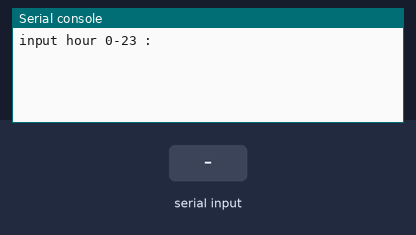
Recording of a program running on a simulated Raspberry Pi Pico running MicroPython. Parts: the last lines printed to the serial console. Inputs (shaded band) come from the test bench. The clock reads 2024-03-15 10:24:30 at power-on unless the program sets it.

Above: at 1.2 s.
1.3 s: "90" typed at the serial console, then Enter
At 2.2 s:
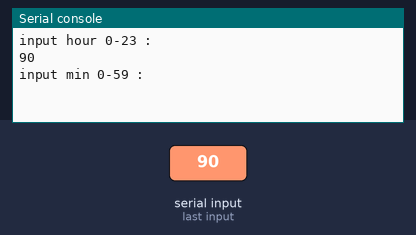
2.8 s: "0" typed at the serial console, then Enter
At 3.4 s:
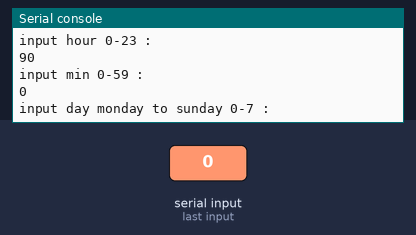
4.3 s: "5" typed at the serial console, then Enter
At 5.5 s:
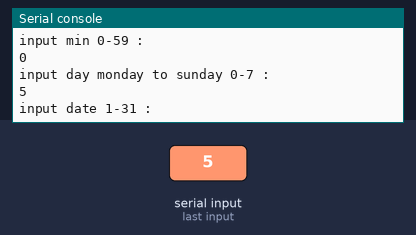
5.8 s: "200" typed at the serial console, then Enter
At 6.9 s:
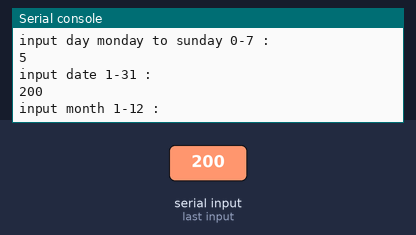
7.3 s: "1" typed at the serial console, then Enter
At 8.0 s:
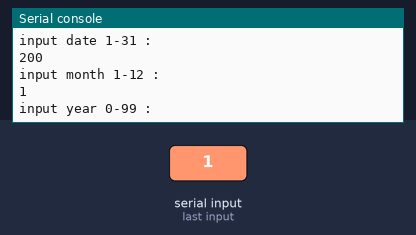
8.8 s: "0" typed at the serial console, then Enter
At 9.2 s:
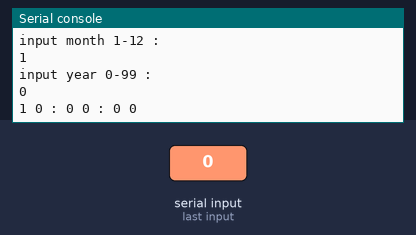
Timing chart, 0 to 11.8 s (numbered marks = the images above; inputs shaded):
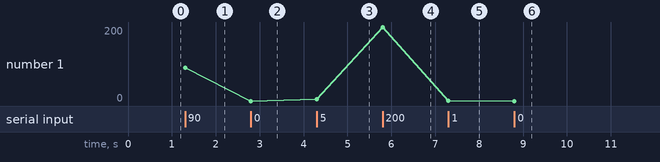

Measured:
- after the input at 1.3 s, the serial console: prints a new line at once (image 1)
- after the input at 2.8 s, the serial console: prints a new line at once (image 2)
- after the input at 4.3 s, the serial console: prints a new line at once (image 3)
- after the input at 5.8 s, the serial console: prints a new line at once (image 4)
- after the input at 7.3 s, the serial console: prints a new line at once (image 5)
- after the input at 8.8 s, the serial console: prints a new line at once (image 6)
- plotted number 1: 0 → 5 after the input at 4.3 s, 5 → 200 after the input at 5.8 s

The program:

DS3231_clock.py
```python
from machine import Pin, I2C
import utime,uarray

DS3231_address = 0x68
OLEDaddress=  0x3C
command=  0x00
data_cmd=  0x40
Cstart=0
Cend=0
Pstart=0
Pend=0


def read_time():
    buf = bytearray([0x00])
    i2c.writeto(DS3231_address,buf,False)
    time=i2c.readfrom(DS3231_address,3,True)
    BCD = time[0]
    sec1= chr(((BCD & 0xf0) >> 4 ) | 0x30)
    sec0= chr((BCD & 0x0f)  | 0x30)
    BCD = time[1]
    min1= chr(((BCD & 0xf0) >> 4 ) | 0x30)
    min0= chr((BCD & 0x0f)  | 0x30)
    BCD = time[2]
    hour1= chr(((BCD & 0xf0) >> 4 ) | 0x30)
    hour0= chr((BCD & 0x0f)  | 0x30)
    print(hour1,hour0,':',min1,min0,':',sec1,sec0)
    return time

def write_time():
    hour_in= input("input hour 0-23 :  ")
    BCD = hour_in

    i = 0
    for x in BCD:
        if i == 0:
            a=int(x)
            i+=1
        else:
            b= int(x)
    a=a<<4
    a= a|b
    hour_in=a
    min_in= input("input min 0-59 :  ")
    BCD = min_in

    i = 0
    a=0
    b=0
    for x in BCD:
        if i == 0:
            a=int(x)
            i+=1
        else:
            b= int(x)
    a=a<<4
    a= a|b
    min_in=a
    sec_in=0x00
    #buf = bytearray([0x00,sec_in,min_in,hour_in])
    #i2c.writeto(DS3231_address,buf,False)

    day_in= input("input day monday to sunday 0-7 :  ")
    day_in = int(day_in)

    date_in= input("input date 1-31 :  ")
    BCD = date_in

    i = 0
    a=0
    b=0
    for x in BCD:
        if i == 0:
            a=int(x)
            i+=1
        else:
            b= int(x)
    a=a<<4
    a= a|b
    date_in=a

    month_in= input("input month 1-12 :  ")
    BCD = month_in

    i = 0
    a=0
    b=0
    for x in BCD:
        if i == 0:
            a=int(x)
            i+=1
        else:
            b= int(x)
    a=a<<4
    a= a|b
    month_in=a


    year_in= input("input year 0-99 :  ")
    BCD = year_in

    i = 0
    a=0
    b=0
    for x in BCD:
        if i == 0:
            a=int(x)
            i+=1
        else:
            b= int(x)
    a=a<<4
    a= a|b
    year_in=a
    buf = bytearray([0x00,sec_in,min_in,hour_in,day_in,date_in,month_in,year_in])
    i2c.writeto(DS3231_address,buf,True)

# I2C Initialization
i2c = I2C(id=0,scl=Pin(9),sda=Pin(8),freq=100_000)
write_time()
while True:
    read_time()
    utime.sleep(1)


i2c = I2C(0, scl=Pin(9), sda=Pin(8), freq=100000)
devices = i2c.scan()
```
